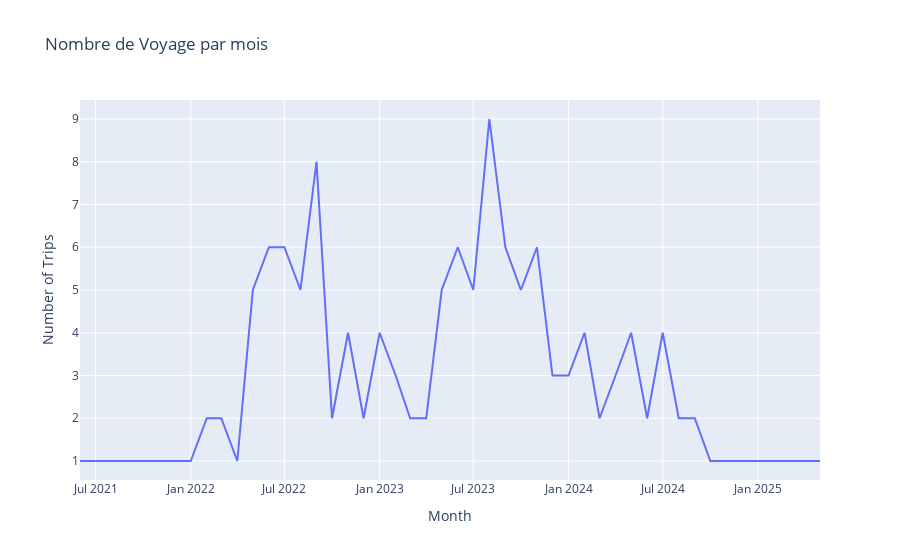

Notebook code cell kept with this figure:
### Code cell
# Convertir la date de début en datetime
df['Start date'] = pd.to_datetime(df['Start date'])

# Regrouper les voyages par mois
trips_per_month = df.groupby(df['Start date'].dt.strftime('%Y-%m'))['Trip ID'].count()

# graphique en ligne
fig = px.line(x=trips_per_month.index, y=trips_per_month.values,
              labels={'x': 'Month', 'y': 'Number of Trips'},
              title='Nombre de Voyage par mois')
fig.show()

### Figure 1 — Plotly figure (JSON) as saved in the notebook; plotly's stock layout.template omitted (floating-point values rounded to 4 significant figures)
{"data": [{"hovertemplate": "Month=%{x}<br>Number of Trips=%{y}<extra></extra>", "legendgroup": "", "line": {"color": "#636efa", "dash": "solid"}, "marker": {"symbol": "circle"}, "mode": "lines", "name": "", "orientation": "v", "showlegend": false, "type": "scatter", "x": ["2021-06", "2021-07", "2021-08", "2021-09", "2021-10", "2021-11", "2022-01", "2022-02", "2022-03", "2022-04", "2022-05", "2022-06", "2022-07", "2022-08", "2022-09", "2022-10", "2022-11", "2022-12", "2023-01", "2023-02", "2023-03", "2023-04", "2023-05", "2023-06", "2023-07", "2023-08", "2023-09", "2023-10", "2023-11", "2023-12", "2024-01", "2024-02", "2024-03", "2024-04", "2024-05", "2024-06", "2024-07", "2024-08", "2024-09", "2024-10", "2025-01", "2025-02", "2025-05"], "xaxis": "x", "y": [1, 1, 1, 1, 1, 1, 1, 2, 2, 1, 5, 6, 6, 5, 8, 2, 4, 2, 4, 3, 2, 2, 5, 6, 5, 9, 6, 5, 6, 3, 3, 4, 2, 3, 4, 2, 4, 2, 2, 1, 1, 1, 1], "yaxis": "y"}], "layout": {"legend": {"tracegroupgap": 0}, "title": {"text": "Nombre de Voyage par mois"}, "xaxis": {"anchor": "y", "domain": [0, 1], "title": {"text": "Month"}}, "yaxis": {"anchor": "x", "domain": [0, 1], "title": {"text": "Number of Trips"}}}}
